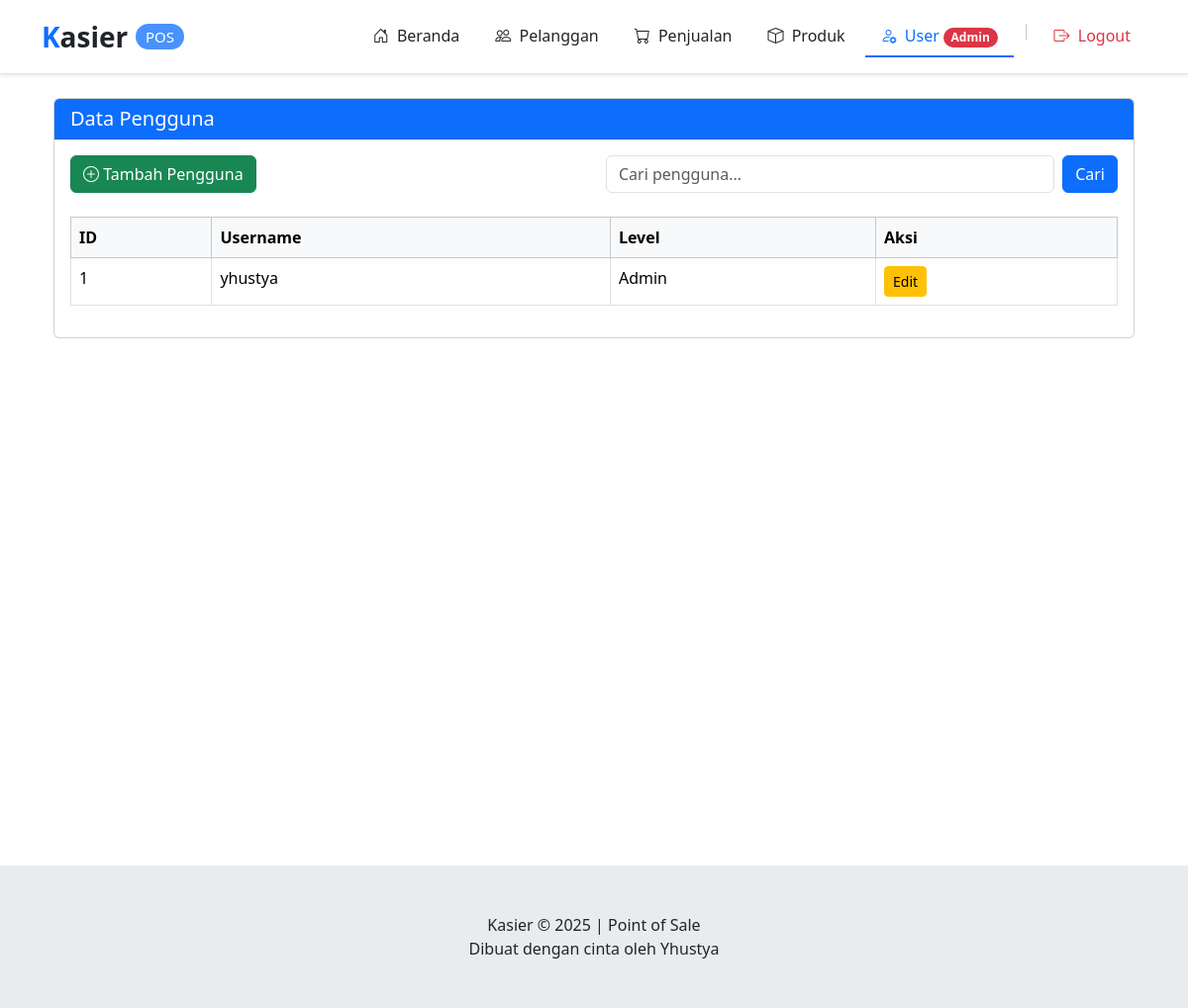
Page /index.php?page=pengguna (signed in) on the committed database.
### tables this page shows
CREATE TABLE `user` (
  `UserID` int(11) NOT NULL,
  `Username` varchar(255) NOT NULL,
  `Password` varchar(255) NOT NULL,
  `Level` enum('admin','petugas') NOT NULL
);

### src/pages/user/index.php (the view, shortened to what this page needs)
<?php
$search = "";
if (isset($_GET['search'])) {
    $search = mysqli_real_escape_string($connect, $_GET['search']);
    $query = mysqli_query($connect, "SELECT * FROM user WHERE Username LIKE '%$search%'");
} else {
    $query = mysqli_query($connect, "SELECT * FROM user");
}
?>
<div class="container my-4">
    <div class="card">
        <div class="card-header bg-primary text-white">
            <h5 class="mb-0">Data Pengguna</h5>
        </div>
        <div class="card-body">
            <div class="row mb-3">
                <div class="col-md-6 mb-2">
                    <a href="index.php?page=tambahUser" class="btn btn-success">
                        <i class="bi bi-plus-circle"></i> Tambah Pengguna
                    </a>
                </div>
                <div class="col-md-6">
                    <form action="" method="GET" class="d-flex">
                        <input type="search" name="search" value="<?= htmlspecialchars($search) ?>" class="form-control me-2" placeholder="Cari pengguna...">
                        <button class="btn btn-primary" type="submit">Cari</button>
                    </form>
                </div>
            </div>
            <div class="table-responsive">
                <table class="table table-bordered table-hover">
                    <thead class="table-light">
                        <tr>
                            <th>ID</th>
                            <th>Username</th>
                            <th>Level</th>
                            <th>Aksi</th>
                        </tr>
                    </thead>
                    <tbody>
                        <?php
                        if (mysqli_num_rows(($query)) > 0) {
                            while ($data = mysqli_fetch_array($query)) {
                                echo "<tr>";
                                echo "<td>" . $data['UserID'] . "</td>";
                                echo "<td>" . $data['Username'] . "</td>";
                                echo "<td>" . ucfirst($data['Level']) . "</td>";
                                echo "<td>";
                                echo "<div class='btn-group'>";
                                echo "<a href='index.php?page=editUser&id=" . $data['UserID'] . "' class='btn btn-warning btn-sm'>Edit</a>";
                                echo "</div>";
                                echo "</td>";
                                echo "</tr>";
                            }
                        } else {
                            echo "<tr>";
                            echo "<td colspan='4' class='text-center'>Tidak ada data pengguna</td>";
                            echo "</tr>";
                        }
                        ?>
                    </tbody>
                </table>
            </div>
        </div>
    </div>
</div>

### rows in the picture
user: UserID "1", Username "yhustya", Level "Admin"

### other values in the picture
$menu_info[0] "Beranda"
$menu_info[0] "Pelanggan"
$menu_info[0] "Penjualan"
$menu_info[0] "Produk"
